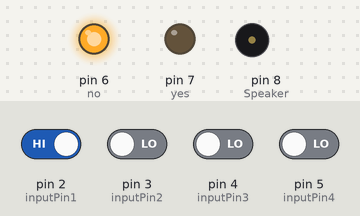
This sketch was run on a simulated Arduino Uno, built with avr-gcc and run on an emulated ATmega328P. On the bench: output pins drawn as LEDs (lit = HIGH), buzzer (waves = sounding). Inputs (shaded band) come from the test bench; at power-on: pin 2 (inputPin1) HIGH, pin 3 (inputPin2), pin 4 (inputPin3), pin 5 (inputPin4) LOW.

Above: at 1.2 s.
1.3 s: pin 2 (inputPin1) driven LOW
At 2.0 s:
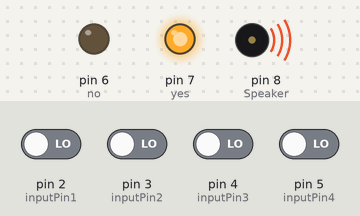
2.8 s: pin 4 (inputPin3) driven HIGH
At 3.0 s:
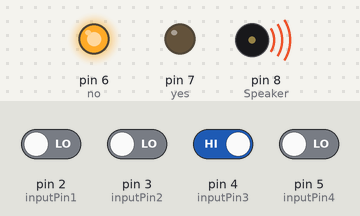
4.7 s: pin 4 (inputPin3) driven LOW
At 5.8 s:
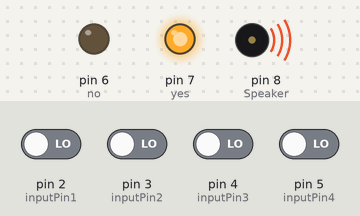
6.2 s: pin 2 (inputPin1) driven HIGH
At 7.3 s:
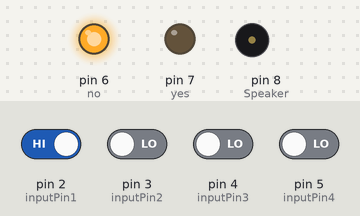
Timing chart, 0 to 9.1 s (numbered marks = the images above; inputs shaded):
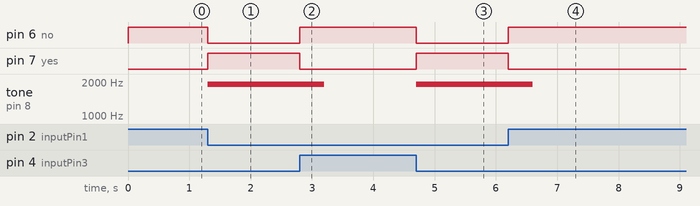

Measured:
- after the input at 1.3 s, pin 6 (no): HIGH → LOW at once; pin 7 (yes): LOW → HIGH at once; tone on pin 8 (Speaker): silent → 1915 Hz at once
- after the input at 2.8 s, pin 6 (no): LOW → HIGH at once; pin 7 (yes): HIGH → LOW at once; tone on pin 8 (Speaker): 1915 Hz → silent after 0.40 s
- after the input at 4.7 s, pin 6 (no): HIGH → LOW at once; pin 7 (yes): LOW → HIGH at once; tone on pin 8 (Speaker): silent → 1915 Hz at once
- after the input at 6.2 s, pin 6 (no): LOW → HIGH at once; pin 7 (yes): HIGH → LOW at once; tone on pin 8 (Speaker): 1915 Hz → silent after 0.40 s

The sketch:

Button_Blink.ino
```cpp
/*
 * Button
 * by DojoDave <http://www.0j0.org>
 *
 * Turns on and off a light emitting diode(LED) connected to digital
when pressing a pushbutton attached to pin 7.  *
 * http://www.arduino.cc/en/Tutorial/Button
 */
int yes= 7;
int no=6;
int inputPin1 = 2;
int inputPin2 = 3;
int inputPin3 = 4;
int inputPin4 = 5;
int Speaker=8;
int val1=0;
int val2=0;
int val3=0;
int val4=0;


void setup() {
  pinMode(yes, OUTPUT);
  pinMode(no, OUTPUT);
  pinMode(Speaker, OUTPUT);
  pinMode(inputPin1, INPUT);
  pinMode(inputPin2, INPUT);
  pinMode(inputPin3, INPUT);
  pinMode(inputPin4, INPUT);
}

void loop(){

  val1=digitalRead(inputPin1);
  val2=digitalRead(inputPin2);
  val3=digitalRead(inputPin3);
  val4=digitalRead(inputPin4);

if(val1==LOW && val3==LOW){
  digitalWrite(no,LOW);
  digitalWrite(yes,HIGH);
  tone(Speaker,1915,500);
}else{
  digitalWrite(no, HIGH);
  digitalWrite(yes,LOW);

}
delay(100);
}
```
